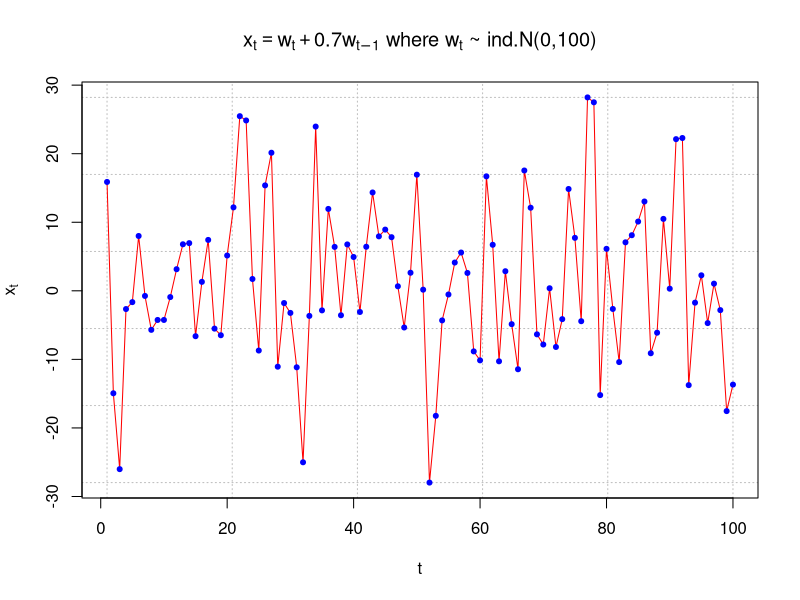
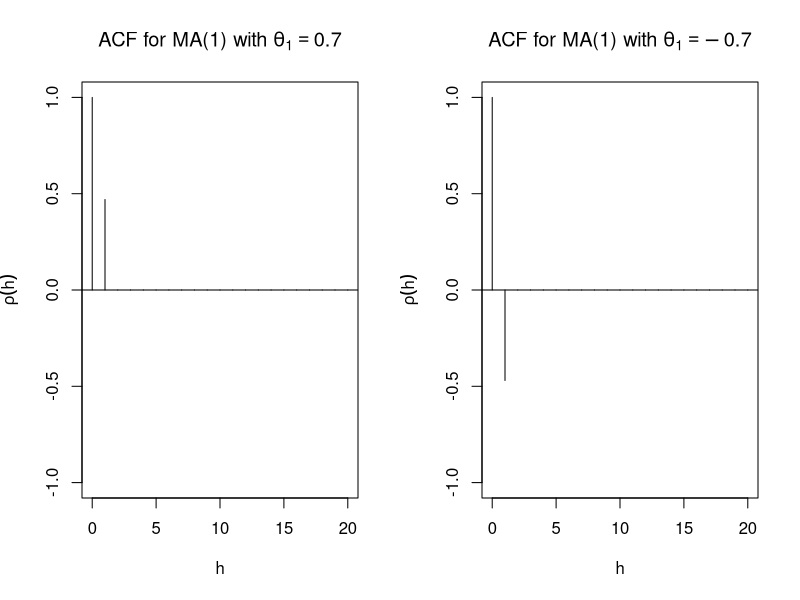
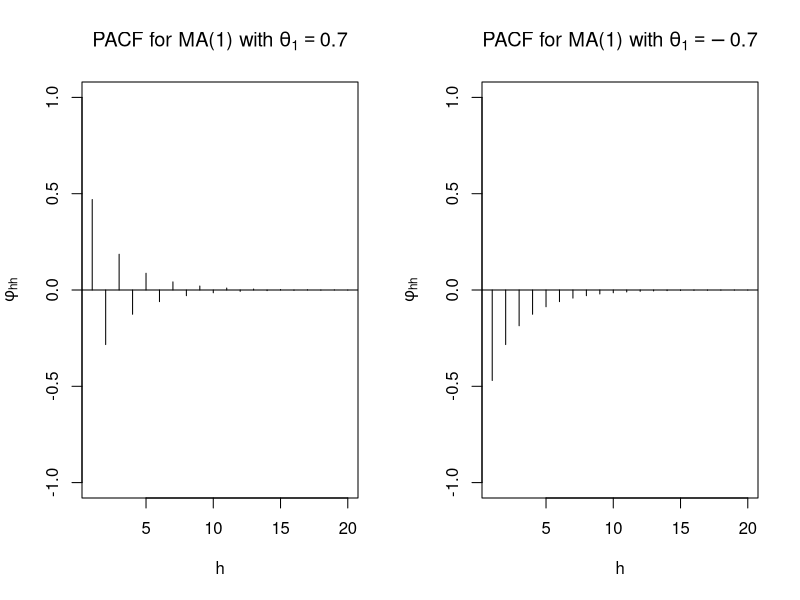
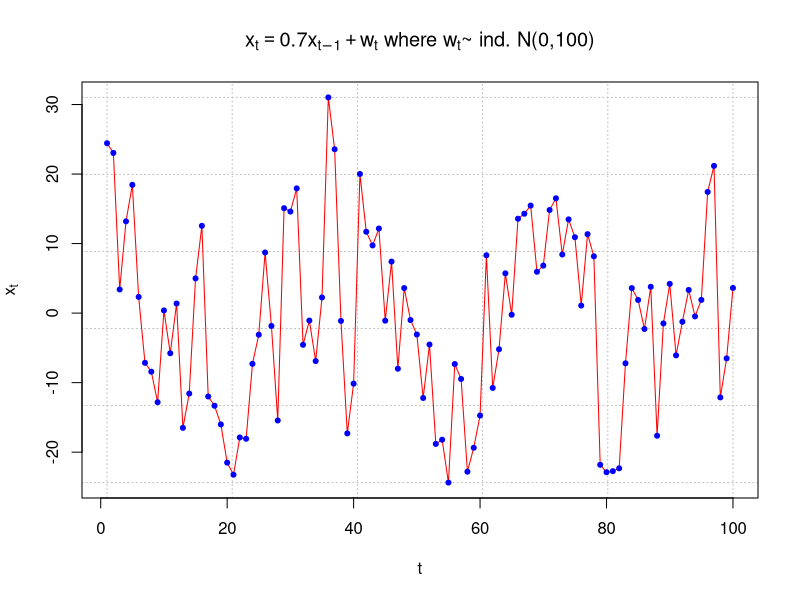
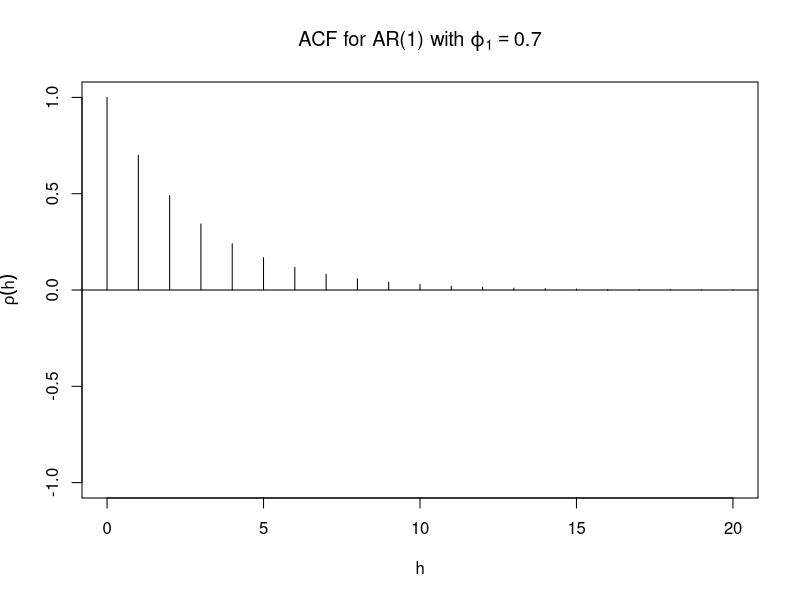
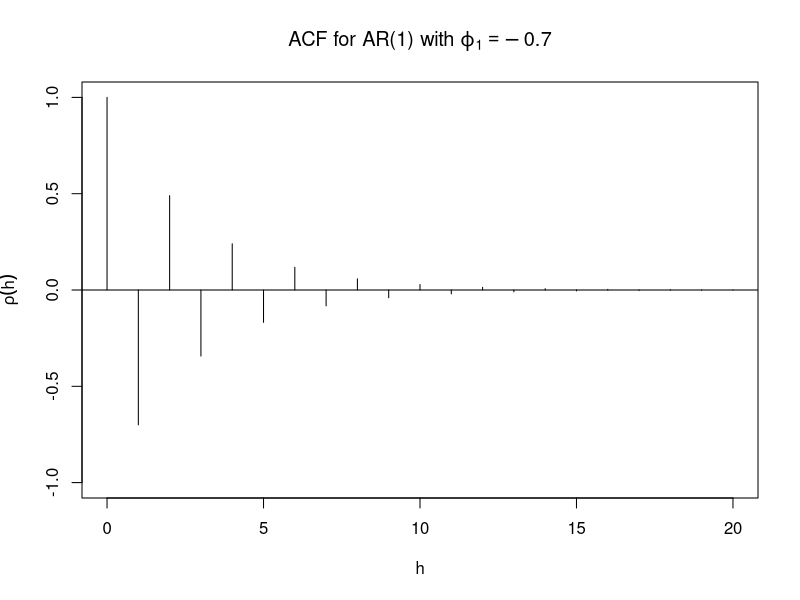
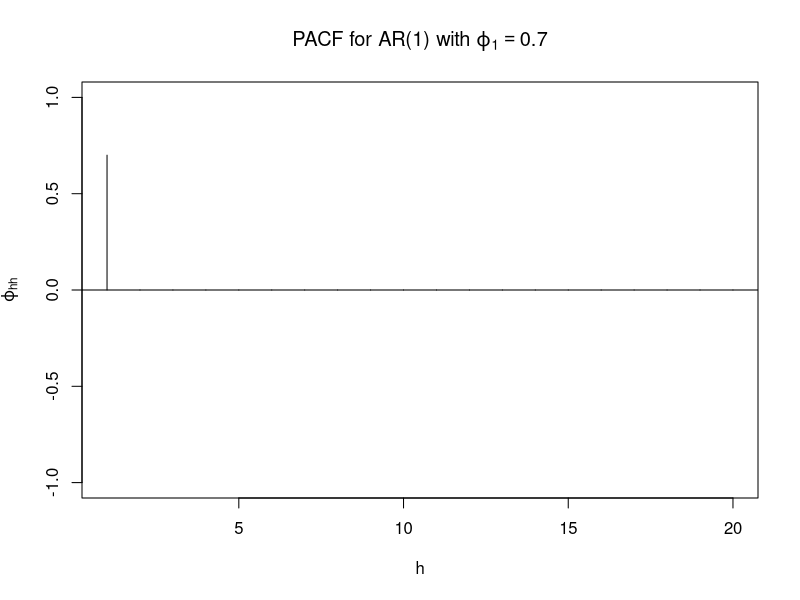
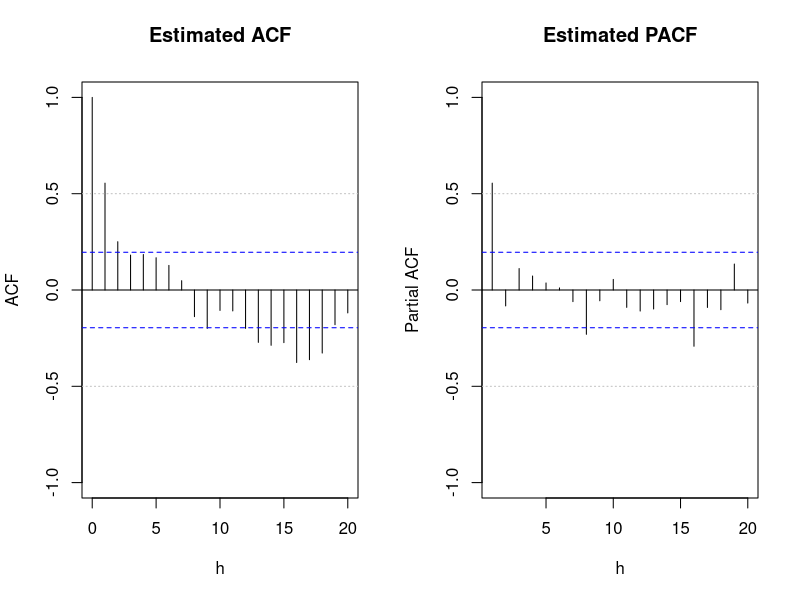

Here is the R script that generated these plots, in order:
## ---- chunk 1
set.seed(8199)
x <- arima.sim(model = list(ma = c(0.7)), n = 100, rand.gen = rnorm, sd = 10)
  
dev.new(width = 8, height = 6, pointsize = 10)  #Opens up wider plot window than the default (good for time series plots)
plot(x = x, ylab = expression(x[t]), xlab = "t", type = "l", col = c("red"),
     main = expression(paste(x[t] == w[t] + 0.7*w[t-1], " where ", w[t], 
                             " ~ ind.N(0,100)")), 
     panel.first=grid(col="gray",lty="dotted"))

points(x = x, pch = 20, col = "blue")
## ---- chunk 2
round(ARMAacf(ma = c(0.7), lag.max = 20),4)
round(ARMAacf(ma = c(-0.7), lag.max = 20),4) 
## ---- chunk 3
par(mfrow = c(1,2))


plot(y = ARMAacf(ma = c(0.7), lag.max = 20), x = 0:20, type = "h", ylim = c(-1,1), xlab = "h", ylab = expression(rho(h)),
       main = expression(paste("ACF for MA(1) with ", theta[1] == 0.7)))
abline(h = 0)


plot(y = ARMAacf(ma = c(-0.7), lag.max = 20), x = 0:20, type = "h", ylim = c(-1,1), xlab = "h", ylab = expression(rho(h)),
       main = expression(paste("ACF for MA(1) with ", theta[1] == -0.7)))
abline(h = 0)
## ---- chunk 4
# PACF
round(ARMAacf(ma = c(0.7), lag.max = 20, pacf = TRUE),4)
round(ARMAacf(ma = c(-0.7), lag.max = 20, pacf = TRUE),4) 
## ---- chunk 5
# PACF
par(mfrow = c(1,2))

plot(x = ARMAacf(ma = c(0.7), lag.max = 20, pacf = TRUE), type = "h", ylim = c(-1,1), xlab = "h", ylab = expression(phi[hh]),
       main = expression(paste("PACF for MA(1) with ", theta[1] == 0.7)))
abline(h = 0)


plot(x = ARMAacf(ma = c(-0.7), lag.max = 20, pacf = TRUE), type = "h", ylim = c(-1,1), xlab = "h", ylab = expression(phi[hh]),
       main = expression(paste("PACF for MA(1) with ", theta[1] == -0.7)))
  
abline(h = 0)
## ---- chunk 6
# Simulate AR(1) using arima.sim()
set.seed(7181)

x <- arima.sim(model = list(ar = c(0.7)), n = 100, rand.gen = rnorm, sd = 10)
  
dev.new(width = 8, height = 6, pointsize = 10)  #Opens up wider plot window than the default (good for time series plots)

plot(x = x, ylab = expression(x[t]), xlab = "t", type = "l", col = "red",
        main = expression(paste(x[t] == 0.7*x[t-1] + w[t], " where ", w[t], "~ ind. N(0,100)")) , 
        panel.first=grid(col = "gray", lty = "dotted"))

points(x = x, pch = 20, col = "blue")
## ---- chunk 7
# Use ARMAacf() and ARMAtoMA() functions
round(ARMAacf(ar = c(0.7), lag.max = 20), 4)
round(ARMAacf(ar = c(-0.7), lag.max = 20),4) 
## ---- chunk 8
# Use ARMAacf() and ARMAtoMA() functions

plot(y = ARMAacf(ar = c(0.7), lag.max = 20), x = 0:20, type = "h", ylim = c(-1,1), xlab = "h", ylab = expression(rho(h)),
       main = expression(paste("ACF for AR(1) with ", phi1[1] == 0.7)))
  
abline(h = 0)


  
plot(y = ARMAacf(ar = c(-0.7), lag.max = 20), x = 0:20, type = "h", ylim = c(-1,1), xlab = "h", ylab = expression(rho(h)),
       main = expression(paste("ACF for AR(1) with ", phi1[1] == -0.7)))
  
abline(h = 0)


## ---- chunk 9
round(ARMAtoMA(ar = c(0.7), lag.max = 20), 4)

#Example for AR(2)
round(ARMAtoMA(ar = c(0.7, -0.4), lag.max = 20), 4)
## ---- chunk 10
# PACF

round(ARMAacf(ar = c(0.7), lag.max = 20, pacf = TRUE),4)
  
plot(x = ARMAacf(ar = c(0.7), lag.max = 20, pacf = TRUE), type = "h", ylim = c(-1,1), xlab = "h", ylab = expression(phi1[hh]),
       main = expression(paste("PACF for AR(1) with ", phi1[1] == 0.7)))
  
abline(h = 0)
## ---- chunk 11
# Estimated ACF and PACF

dev.new(width = 8, height = 6, pointsize = 10)
  
par(mfrow = c(1,2))

  
acf(x = x, type = "correlation", lag.max = 20, ylim = c(-1,1), xlab = "h",
    main = "Estimated ACF")
  
abline(h = c(-0.5, 0.5), lty = "dotted", col = "gray")
  
pacf(x = x, lag.max = 20, ylim = c(-1,1), xlab = "h",
    main = "Estimated PACF")
  
abline(h = c(-0.5, 0.5), lty = "dotted", col = "gray")

## ---- chunk 12
ARMAacf(ar=c(0.7), lag.max=20, pacf=TRUE)
## ---- chunk 13
plot(x=ARMAacf(ar=c(0.7), lag.max = 20, pacf=TRUE), type = "h", 
     ylim=c(-1,1), xlab="h", ylab = expression(phi1[hh]), main = expression(paste("PACF for AR(1) with" , phi1[1] == 0.7)))

abline(h = 0)
## ---- chunk 14
# PACF

par(mfrow = c(1,2))

round(ARMAacf(ma = c(0.7), lag.max = 20, pacf = TRUE),4)
  
plot(x = ARMAacf(ma = c(0.7), lag.max = 20, pacf = TRUE), type = "h", ylim = c(-1,1), xlab = "h", ylab = expression(phi[hh]),
       main = expression(paste("PACF for MA(1) with ", theta[1] == 0.7)))
  
abline(h = 0)

round(ARMAacf(ma = c(-0.7), lag.max = 20, pacf = TRUE),4) 
  
plot(x = ARMAacf(ma = c(-0.7), lag.max = 20, pacf = TRUE), type = "h", ylim = c(-1,1), xlab = "h", ylab = expression(phi[hh]),
       main = expression(paste("PACF for MA(1) with ", theta[1] == -0.7)))
  
abline(h = 0)
## ---- chunk 15
list.ar <- c(0.8)
list.ma <- c(0.5)

plot.title <- "AR par=0.8, MA par=0.5"
## ---- chunk 16
# Simulate the data
set.seed(1788)
x <- arima.sim(model=list(ar=list.ar, ma=list.ma), n=1000, rand.gen=rnorm, sd=1)

#Plot of the data
  #dev.new(width = 8, height = 6, pointsize = 10)  
  plot(x = x, ylab = expression(x[t]), xlab = "t", type = 
       "l", col = c("red"), main =  paste("ARMA model:", 
       plot.title), panel.first=grid(col = "gray", lty = 
       "dotted"))
  points(x = x, pch = 20, col = "blue")

## ---- chunk 17
#Estimated ACF and PACF
# dev.new(width = 8, height = 6, pointsize = 10)  

par(mfcol = c(2,2))
acf(x = x, type = "correlation", lag.max = 20, ylim = c(-
      1,1), xlab = "h", main = paste("ARMA model:", 
      plot.title))
  
abline(h = c(-0.5, 0.5), lty = "dotted", col = "gray")
  
pacf(x = x, lag.max = 20, ylim = c(-1,1), xlab = "h",
       main = paste("ARMA model:", plot.title))
  
abline(h = c(-0.5, 0.5), lty = "dotted", col = "gray")
  
#Note: acf(x = x, type = "partial") also gives the PACF plot


#True ACF and PACF
  
plot(y = ARMAacf(ar = list.ar, ma = list.ma, lag.max = 
       20), x = 0:20, type = "h", ylim = c(-1,1), xlab = 
       "h", ylab = expression(rho(h)), main = paste("ARMA 
       model:", plot.title))
  
abline(h = 0)
  
abline(h = c(-0.5, 0.5), lty = "dotted", col = "gray")
  
plot(x = ARMAacf(ar = list.ar, ma = list.ma, lag.max = 
       20, pacf = TRUE), type = "h", ylim = c(-1,1), xlab = 
       "h", ylab = expression(phi1[hh]), main = paste("ARMA 
       model:", plot.title))
  
abline(h = 0)
  
abline(h = c(-0.5, 0.5), lty = "dotted", col = "gray")


## ---- chunk 18
list.ar <- c(0.8)
list.ma <- c(0)
plot.title <- "AR par = 0.8"
## ---- chunk 19
#Simulate the data
set.seed(1788)
  
x <- arima.sim(model = list(ar = list.ar, ma = list.ma), n = 1000,
    rand.gen = rnorm, sd = 1)
  
  
#Plot of the data
  
# dev.new(width = 8, height = 6, pointsize = 10)
  
plot(x = x, ylab = expression(x[t]), xlab = "t", type = "l", col = c("red"),  
    main =  paste("ARMA model:", plot.title),
    panel.first = grid(col = "gray", lty = "dotted"))
  
points(x = x, pch = 20, col = "blue")
## ---- chunk 20
#Estimated ACF and PACF
  # dev.new(width = 8, height = 6, pointsize = 10)
  par(mfcol = c(2,2))
  acf(x = x, type = "correlation", lag.max = 20, ylim = c(-1,1), xlab = "h",
    main = paste("ARMA model:", plot.title))
  abline(h = c(-0.5, 0.5), lty = "dotted", col = "gray")
  pacf(x = x, lag.max = 20, ylim = c(-1,1), xlab = "h",
    main = paste("ARMA model:", plot.title))
  abline(h = c(-0.5, 0.5), lty = "dotted", col = "gray")
  #Note: acf(x = x, type = "partial") also gives the PACF plot
  
  
  #True ACF and PACF
  plot(y = ARMAacf(ar = list.ar, ma = list.ma, lag.max = 20), x = 0:20, type = "h", ylim = c(-1,1), xlab = "h", ylab = expression(rho(h)),
    main = paste("ARMA model:", plot.title))
  abline(h = 0)
  abline(h = c(-0.5, 0.5), lty = "dotted", col = "gray")
  plot(x = ARMAacf(ar = list.ar, ma = list.ma, lag.max = 20, pacf = TRUE), type = "h", ylim = c(-1,1), xlab = "h", ylab = expression(phi1[hh]),
    main = paste("ARMA model:", plot.title))
  abline(h = 0)
  abline(h = c(-0.5, 0.5), lty = "dotted", col = "gray")
## ---- chunk 21
list.ar <- c(0)  
list.ma <- c(0.5)
plot.title <- "MA par 0.5"
## ---- chunk 22
  #Simulate the data
  set.seed(1788)
  x <- arima.sim(model = list(ar = list.ar, ma = list.ma), n = 1000,
    rand.gen = rnorm, sd = 1)
  
  
  #Plot of the data
  # dev.new(width = 8, height = 6, pointsize = 10)
  plot(x = x, ylab = expression(x[t]), xlab = "t", type = "l", col = c("red"),  
    main =  paste("ARMA model:", plot.title),
    panel.first = grid(col = "gray", lty = "dotted"))
  points(x = x, pch = 20, col = "blue")
## ---- chunk 23
  #Estimated ACF and PACF
  # dev.new(width = 8, height = 6, pointsize = 10)
  par(mfcol = c(2,2))
  acf(x = x, type = "correlation", lag.max = 20, ylim = c(-1,1), xlab = "h",
    main = paste("ARMA model:", plot.title))
  abline(h = c(-0.5, 0.5), lty = "dotted", col = "gray")
  pacf(x = x, lag.max = 20, ylim = c(-1,1), xlab = "h",
    main = paste("ARMA model:", plot.title))
  abline(h = c(-0.5, 0.5), lty = "dotted", col = "gray")
  #Note: acf(x = x, type = "partial") also gives the PACF plot
  
  
  #True ACF and PACF
  plot(y = ARMAacf(ar = list.ar, ma = list.ma, lag.max = 20), x = 0:20, type = "h", ylim = c(-1,1), xlab = "h", ylab = expression(rho(h)),
    main = paste("ARMA model:", plot.title))
  abline(h = 0)
  abline(h = c(-0.5, 0.5), lty = "dotted", col = "gray")
  plot(x = ARMAacf(ar = list.ar, ma = list.ma, lag.max = 20, pacf = TRUE), type = "h", ylim = c(-1,1), xlab = "h", ylab = expression(phi1[hh]),
    main = paste("ARMA model:", plot.title))
  abline(h = 0)
  abline(h = c(-0.5, 0.5), lty = "dotted", col = "gray")

## ---- chunk 24
list.ar <- c(0.7, -0.5) 
list.ma <- c(-0.5)
plot.title <- "AR par = 0.7 -0.5, MA par -0.5"
## ---- chunk 25
  #Simulate the data
  set.seed(1788)
  x <- arima.sim(model = list(ar = list.ar, ma = list.ma), n = 1000,
    rand.gen = rnorm, sd = 1)
  
  
  #Plot of the data
  # dev.new(width = 8, height = 6, pointsize = 10)
  plot(x = x, ylab = expression(x[t]), xlab = "t", type = "l", col = c("red"),  
    main =  paste("ARMA model:", plot.title),
    panel.first = grid(col = "gray", lty = "dotted"))
  points(x = x, pch = 20, col = "blue")

## ---- chunk 26

  #Estimated ACF and PACF
  # dev.new(width = 8, height = 6, pointsize = 10)
  par(mfcol = c(2,2))
  acf(x = x, type = "correlation", lag.max = 20, ylim = c(-1,1), xlab = "h",
    main = paste("ARMA model:", plot.title))
  abline(h = c(-0.5, 0.5), lty = "dotted", col = "gray")
  pacf(x = x, lag.max = 20, ylim = c(-1,1), xlab = "h",
    main = paste("ARMA model:", plot.title))
  abline(h = c(-0.5, 0.5), lty = "dotted", col = "gray")
  #Note: acf(x = x, type = "partial") also gives the PACF plot
  
  
  #True ACF and PACF
  plot(y = ARMAacf(ar = list.ar, ma = list.ma, lag.max = 20), x = 0:20, type = "h", ylim = c(-1,1), xlab = "h", ylab = expression(rho(h)),
    main = paste("ARMA model:", plot.title))
  abline(h = 0)
  abline(h = c(-0.5, 0.5), lty = "dotted", col = "gray")
  plot(x = ARMAacf(ar = list.ar, ma = list.ma, lag.max = 20, pacf = TRUE), type = "h", ylim = c(-1,1), xlab = "h", ylab = expression(phi1[hh]),
    main = paste("ARMA model:", plot.title))
  abline(h = 0)
  abline(h = c(-0.5, 0.5), lty = "dotted", col = "gray")
## ---- chunk 27
list.ar <- c(0.7, -0.5, 0.5, -0.8)
list.ma <- c(-0.6)
plot.title <-" AR par = 0.7 -0.5 0.5 -0.8, MA par -0.6"
## ---- chunk 28
 #Simulate the data
  set.seed(1788)
  x <- arima.sim(model = list(ar = list.ar, ma = list.ma), n = 1000,
    rand.gen = rnorm, sd = 1)
  
  
  #Plot of the data
  # dev.new(width = 8, height = 6, pointsize = 10)
  plot(x = x, ylab = expression(x[t]), xlab = "t", type = "l", col = c("red"),  
    main =  paste("ARMA model:", plot.title),
    panel.first = grid(col = "gray", lty = "dotted"))
  points(x = x, pch = 20, col = "blue")

## ---- chunk 29
 #Estimated ACF and PACF
  # dev.new(width = 8, height = 6, pointsize = 10)
  par(mfcol = c(2,2))
  acf(x = x, type = "correlation", lag.max = 20, ylim = c(-1,1), xlab = "h",
    main = paste("ARMA model:", plot.title))
  abline(h = c(-0.5, 0.5), lty = "dotted", col = "gray")
  pacf(x = x, lag.max = 20, ylim = c(-1,1), xlab = "h",
    main = paste("ARMA model:", plot.title))
  abline(h = c(-0.5, 0.5), lty = "dotted", col = "gray")
  #Note: acf(x = x, type = "partial") also gives the PACF plot
  
  
  #True ACF and PACF
  plot(y = ARMAacf(ar = list.ar, ma = list.ma, lag.max = 20), x = 0:20, type = "h", ylim = c(-1,1), xlab = "h", ylab = expression(rho(h)),
    main = paste("ARMA model:", plot.title))
  abline(h = 0)
  abline(h = c(-0.5, 0.5), lty = "dotted", col = "gray")
  plot(x = ARMAacf(ar = list.ar, ma = list.ma, lag.max = 20, pacf = TRUE), type = "h", ylim = c(-1,1), xlab = "h", ylab = expression(phi1[hh]),
    main = paste("ARMA model:", plot.title))
  abline(h = 0)
  abline(h = c(-0.5, 0.5), lty = "dotted", col = "gray")
## ---- chunk 30
list.ar <- c(-0.8)
list.ma <- c(0)
plot.title <- "AR par = -0.7"
## ---- chunk 31
#Simulate the data
  set.seed(1788)
  x <- arima.sim(model = list(ar = list.ar, ma = list.ma), n = 1000,
    rand.gen = rnorm, sd = 1)
  
  
  #Plot of the data
  # dev.new(width = 8, height = 6, pointsize = 10)
  plot(x = x, ylab = expression(x[t]), xlab = "t", type = "l", col = c("red"),  
    main =  paste("ARMA model:", plot.title),
    panel.first = grid(col = "gray", lty = "dotted"))
  points(x = x, pch = 20, col = "blue")
## ---- chunk 32
 #Estimated ACF and PACF
  #dev.new(width = 8, height = 6, pointsize = 10)
  par(mfcol = c(2,2))
  acf(x = x, type = "correlation", lag.max = 20, ylim = c(-1,1), xlab = "h",
    main = paste("ARMA model:", plot.title))
  abline(h = c(-0.5, 0.5), lty = "dotted", col = "gray")
  pacf(x = x, lag.max = 20, ylim = c(-1,1), xlab = "h",
    main = paste("ARMA model:", plot.title))
  abline(h = c(-0.5, 0.5), lty = "dotted", col = "gray")
  #Note: acf(x = x, type = "partial") also gives the PACF plot
  
  
  #True ACF and PACF
  plot(y = ARMAacf(ar = list.ar, ma = list.ma, lag.max = 20), x = 0:20, type = "h", ylim = c(-1,1), xlab = "h", ylab = expression(rho(h)),
    main = paste("ARMA model:", plot.title))
  abline(h = 0)
  abline(h = c(-0.5, 0.5), lty = "dotted", col = "gray")
  plot(x = ARMAacf(ar = list.ar, ma = list.ma, lag.max = 20, pacf = TRUE), type = "h", ylim = c(-1,1), xlab = "h", ylab = expression(phi1[hh]),
    main = paste("ARMA model:", plot.title))
  abline(h = 0)
  abline(h = c(-0.5, 0.5), lty = "dotted", col = "gray")
